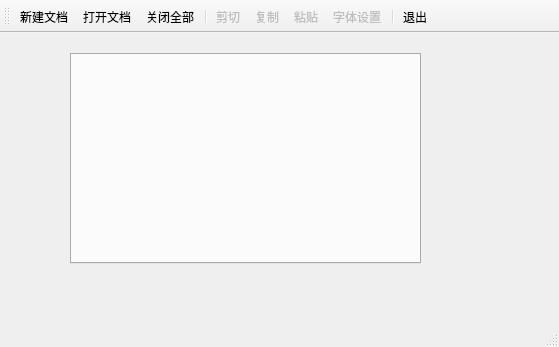
<?xml version="1.0" encoding="UTF-8"?>
<ui version="4.0">
 <class>QWMainWindow</class>
 <widget class="QMainWindow" name="QWMainWindow">
  <property name="geometry">
   <rect>
    <x>0</x>
    <y>0</y>
    <width>559</width>
    <height>347</height>
   </rect>
  </property>
  <property name="windowTitle">
   <string>多页管理的多窗口应用</string>
  </property>
  <widget class="QWidget" name="centralWidget">
   <widget class="QTabWidget" name="tabWidget">
    <property name="geometry">
     <rect>
      <x>70</x>
      <y>20</y>
      <width>351</width>
      <height>211</height>
     </rect>
    </property>
    <property name="currentIndex">
     <number>-1</number>
    </property>
    <property name="documentMode">
     <bool>false</bool>
    </property>
    <property name="tabsClosable">
     <bool>true</bool>
    </property>
   </widget>
  </widget>
  <widget class="QMenuBar" name="menuBar">
   <property name="geometry">
    <rect>
     <x>0</x>
     <y>0</y>
     <width>559</width>
     <height>23</height>
    </rect>
   </property>
  </widget>
  <widget class="QToolBar" name="mainToolBar">
   <property name="autoFillBackground">
    <bool>false</bool>
   </property>
   <property name="toolButtonStyle">
    <enum>Qt::ToolButtonTextUnderIcon</enum>
   </property>
   <attribute name="toolBarArea">
    <enum>TopToolBarArea</enum>
   </attribute>
   <attribute name="toolBarBreak">
    <bool>false</bool>
   </attribute>
   <addaction name="actDoc_New"/>
   <addaction name="actDoc_Open"/>
   <addaction name="actCloseALL"/>
   <addaction name="separator"/>
   <addaction name="actCut"/>
   <addaction name="actCopy"/>
   <addaction name="actPaste"/>
   <addaction name="actFont"/>
   <addaction name="separator"/>
   <addaction name="actQuit"/>
  </widget>
  <widget class="QStatusBar" name="statusBar"/>
  <action name="actDoc_New">
   <property name="icon">
    <iconset resource="res.qrc">
     <normaloff>:/images/images/100.bmp</normaloff>:/images/images/100.bmp</iconset>
   </property>
   <property name="text">
    <string>新建文档</string>
   </property>
   <property name="toolTip">
    <string>新建文档窗口</string>
   </property>
  </action>
  <action name="actQuit">
   <property name="icon">
    <iconset resource="res.qrc">
     <normaloff>:/images/images/132.bmp</normaloff>:/images/images/132.bmp</iconset>
   </property>
   <property name="text">
    <string>退出</string>
   </property>
   <property name="toolTip">
    <string>退出本系统</string>
   </property>
  </action>
  <action name="actDoc_Open">
   <property name="icon">
    <iconset resource="res.qrc">
     <normaloff>:/images/images/122.bmp</normaloff>:/images/images/122.bmp</iconset>
   </property>
   <property name="text">
    <string>打开文档</string>
   </property>
   <property name="toolTip">
    <string>打开文档</string>
   </property>
  </action>
  <action name="actFont">
   <property name="enabled">
    <bool>false</bool>
   </property>
   <property name="icon">
    <iconset resource="res.qrc">
     <normaloff>:/images/images/506.bmp</normaloff>:/images/images/506.bmp</iconset>
   </property>
   <property name="text">
    <string>字体设置</string>
   </property>
   <property name="toolTip">
    <string>字体设置</string>
   </property>
  </action>
  <action name="actCut">
   <property name="enabled">
    <bool>false</bool>
   </property>
   <property name="icon">
    <iconset resource="res.qrc">
     <normaloff>:/images/images/200.bmp</normaloff>:/images/images/200.bmp</iconset>
   </property>
   <property name="text">
    <string>剪切</string>
   </property>
   <property name="toolTip">
    <string>剪切</string>
   </property>
  </action>
  <action name="actCopy">
   <property name="enabled">
    <bool>false</bool>
   </property>
   <property name="icon">
    <iconset resource="res.qrc">
     <normaloff>:/images/images/202.bmp</normaloff>:/images/images/202.bmp</iconset>
   </property>
   <property name="text">
    <string>复制</string>
   </property>
   <property name="toolTip">
    <string>复制</string>
   </property>
  </action>
  <action name="actPaste">
   <property name="enabled">
    <bool>false</bool>
   </property>
   <property name="icon">
    <iconset resource="res.qrc">
     <normaloff>:/images/images/204.bmp</normaloff>:/images/images/204.bmp</iconset>
   </property>
   <property name="text">
    <string>粘贴</string>
   </property>
   <property name="toolTip">
    <string>粘贴</string>
   </property>
  </action>
  <action name="actCloseALL">
   <property name="icon">
    <iconset resource="res.qrc">
     <normaloff>:/images/images/128.bmp</normaloff>:/images/images/128.bmp</iconset>
   </property>
   <property name="text">
    <string>关闭全部</string>
   </property>
   <property name="toolTip">
    <string>关闭全部窗口</string>
   </property>
  </action>
 </widget>
 <layoutdefault spacing="6" margin="11"/>
 <resources>
  <include location="res.qrc"/>
 </resources>
 <connections>
  <connection>
   <sender>actQuit</sender>
   <signal>triggered()</signal>
   <receiver>QWMainWindow</receiver>
   <slot>close()</slot>
   <hints>
    <hint type="sourcelabel">
     <x>-1</x>
     <y>-1</y>
    </hint>
    <hint type="destinationlabel">
     <x>373</x>
     <y>235</y>
    </hint>
   </hints>
  </connection>
 </connections>
</ui>
